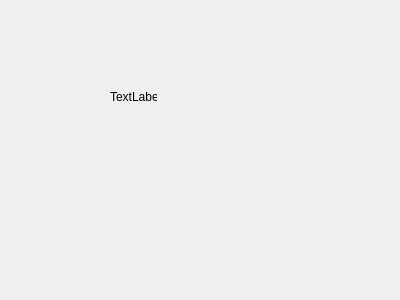
<?xml version="1.0" encoding="UTF-8"?>
<ui version="4.0">
 <class>Form</class>
 <widget class="QWidget" name="Form">
  <property name="geometry">
   <rect>
    <x>0</x>
    <y>0</y>
    <width>400</width>
    <height>300</height>
   </rect>
  </property>
  <property name="windowTitle">
   <string>Form</string>
  </property>
  <widget class="QLabel" name="label">
   <property name="geometry">
    <rect>
     <x>110</x>
     <y>90</y>
     <width>47</width>
     <height>13</height>
    </rect>
   </property>
   <property name="text">
    <string>TextLabel</string>
   </property>
  </widget>
 </widget>
 <resources/>
 <connections/>
</ui>
